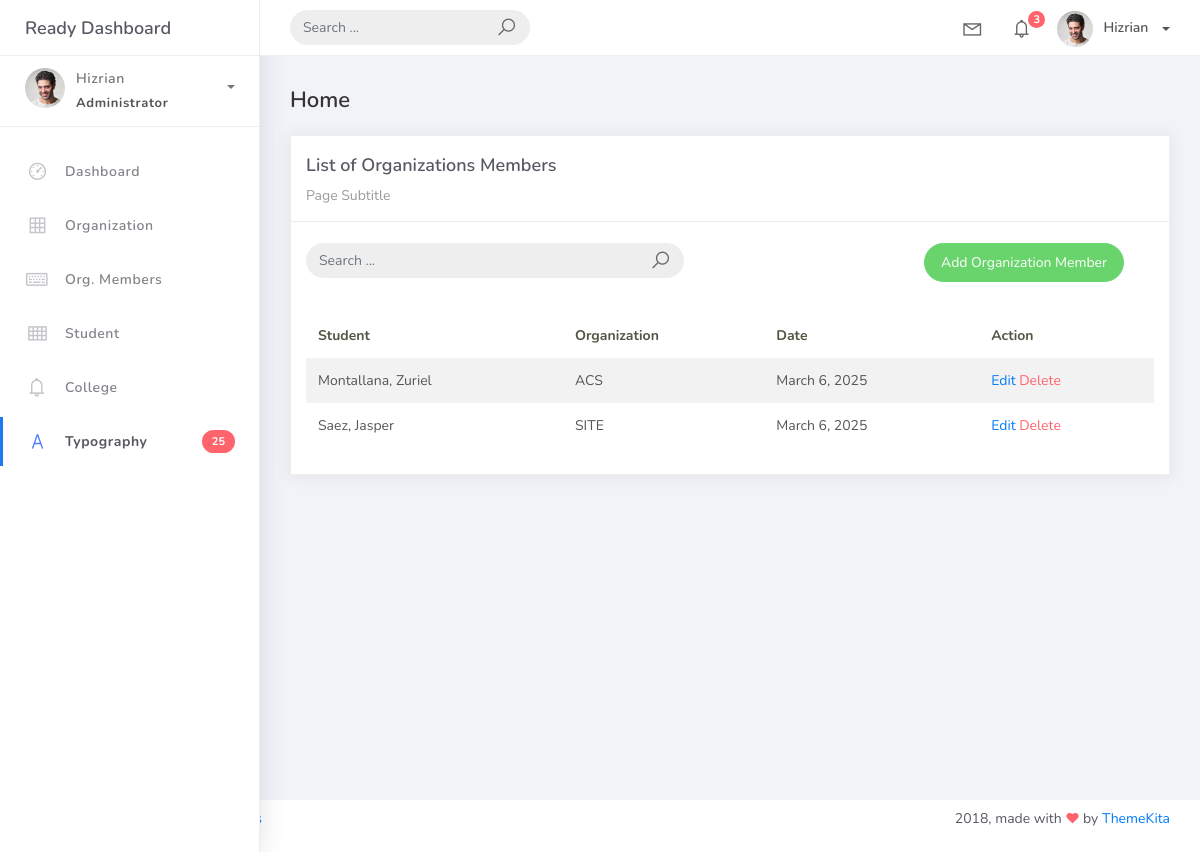
The app's page /orgmember_list, older data.
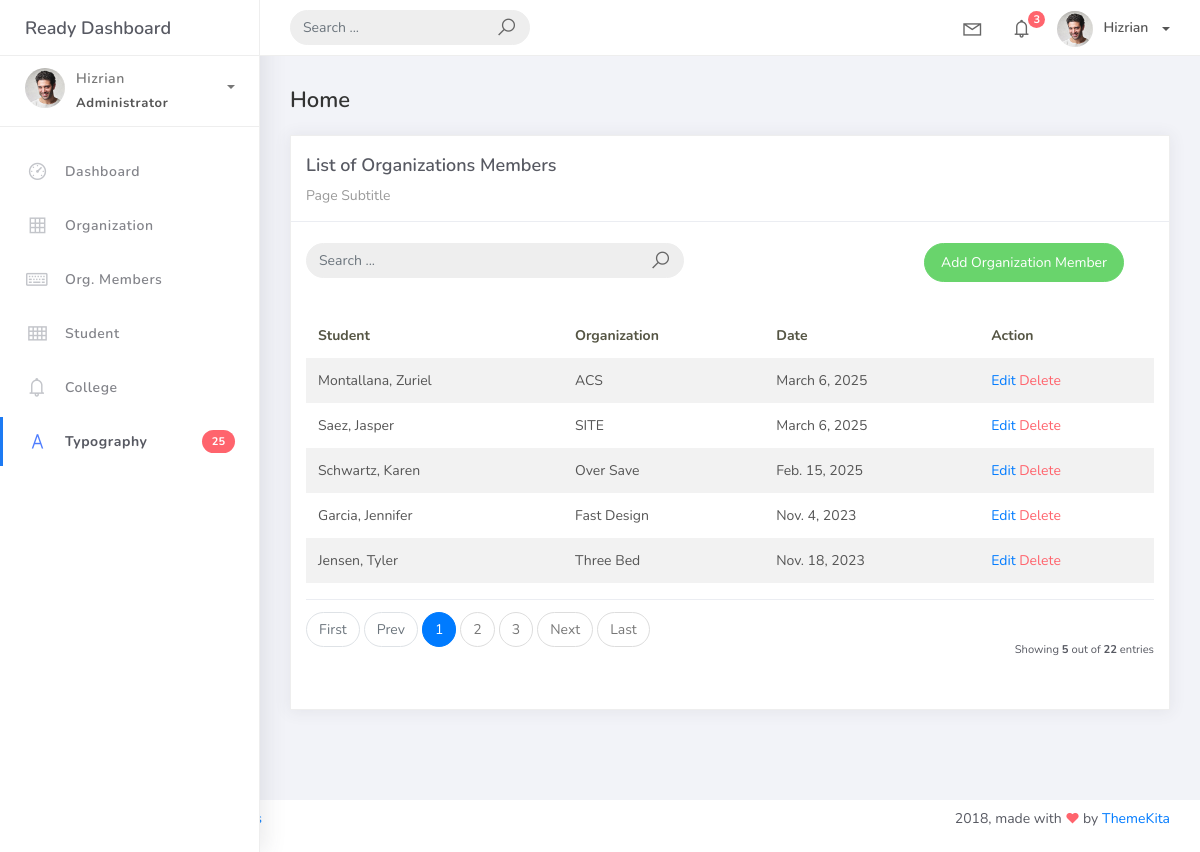
The same page, newer data.
### studentorg/models.py (models this page shows)
class BaseModel (models.Model):
    created_at = models.DateTimeField(auto_now_add=True, db_index=True)
    updated_at = models.DateTimeField(auto_now=True)
    class Meta:
        abstract = True

class OrgMember(BaseModel):
    student = models.ForeignKey(Student, on_delete=models.CASCADE)
    organization = models.ForeignKey(Organization, on_delete=models.CASCADE)
    date_joined = models.DateField()

class Student(BaseModel):
    student_id = models. CharField(max_length=15)
    lastname = models.CharField(max_length=25)
    firstname = models.CharField(max_length=25)
    middlename = models.CharField(max_length=25, blank=True, null=True)
    program = models.ForeignKey (Program, on_delete=models.CASCADE)
    def __str__(self):
        return f"{self.lastname}, {self.firstname}"

class Organization (BaseModel):
    name = models.CharField(max_length=250)
    college = models. ForeignKey(
        College, null=True, blank=True, on_delete=models.CASCADE)
    description = models.CharField(max_length=500)
    def __str__(self):
        return self.name

### studentorg/views.py (the view)
# urls.py: path('orgmember_list', OrganizationMemberList.as_view(), name='orgmember-list'),
class OrganizationMemberList(ListView):
    model = OrgMember
    context_object_name = 'OrgMember'
    template_name = 'orgmember_list.html'
    paginate_by = 5

### templates/orgmember_list.html
{% extends 'base.html' %} {% load static %} {% block content %}
<div class="content">
    <div class="container-fluid">
        <h4 class="page-title">Home</h4>
        <div class="row">
            <div class="col-md-12">
                <div class="card">
                    <div class="card-header">
                        <div class="card-title">List of Organizations Members</div>
                        <div class="card-category">Page Subtitle</div>
                    </div>
                    <br />
                    <div class="col-md-12 row">
                        <div class="col-md-6">
                            <form class="navbar-left navbar-form nav-search mr-md-3" action="{% url 'organization-list' %}">
                                <div class="input-group">
                                    <input type="text" placeholder="Search ..." class="form-control" />
                                    <div class="input-group-append">
                                        <span class="input-group-text">
                                            <i class="la la-search search-icon"></i>
                                        </span>
                                    </div>
                                </div>
                            </form>
                        </div>
                        <div class="col-md-6">
                            <div class="pull-right">
                                <a href="{% url 'orgmember-add' %}" class="btn btn-success btn-rounded">Add Organization Member</a>
                            </div>
                        </div>
                    </div>
                    <div class="card-body">
                        <table class="table table-striped mt-3">
                            <thead>
                                <tr>
                                    <th scope="col">Student</th>
                                    <th scope="col">Organization</th>
                                    <th scope="col">Date</th>
                                    <th scope="col">Action</th>
                                </tr>
                            </thead>
                            <tbody>
                                {% for object in object_list %}
                                <tr>
                                    <td>{{ object.student }}</td>
                                    <td>{{ object.organization }}</td>
                                    <td>{{ object.date_joined }}</td>
                                    <td>
                                        <a href="{% url 'orgmember-update' object.id %}">Edit</a>
                                        <a href="{% url 'orgmember-delete' object.id %}" class="text-danger">Delete</a>
                                    </td>
                                </tr>
                                {% empty %}
                                <tr>
                                    <td collapse="4" style="text-align: center">
                                        <p class="text-sm font-weight-bold mb-0">No Records Found</p>
                                    </td>
                                </tr>
                                {% endfor %}
                            </tbody>
                        </table>
                        {% include 'includes/pagination.html' %}
                    </div>
                </div>
            </div>
        </div>
    </div>
</div>
{% endblock %}

### templates/base.html (shortened to what this page needs)
{% load static %}
<!DOCTYPE html>
<html>
<head>
	<link rel="stylesheet" href="{% static 'css/bootstrap.min.css' %}">
	<link rel="stylesheet" href="{% static 'css/ready.css' %}">
	<link rel="stylesheet" href="{% static 'css/demo.css' %}">
</head>
<body>
	<div class="wrapper">
		<div class="main-header">
			<div class="logo-header">
				<a href="index.html" class="logo">
					Ready Dashboard
				</a>
			</div>
			<nav class="navbar navbar-header navbar-expand-lg">
				<div class="container-fluid">
					<form class="navbar-left navbar-form nav-search mr-md-3" action="">
						<div class="input-group">
							<input type="text" placeholder="Search ..." class="form-control">
							<div class="input-group-append">
								<span class="input-group-text">
									<i class="la la-search search-icon"></i>
								</span>
							</div>
						</div>
					</form>
					<ul class="navbar-nav topbar-nav ml-md-auto align-items-center">
						<li class="nav-item dropdown hidden-caret">
							<a class="nav-link dropdown-toggle" href="#" id="navbarDropdown" role="button" data-toggle="dropdown" aria-haspopup="true" aria-expanded="false">
								<i class="la la-envelope"></i>
							</a>
						</li>
						<li class="nav-item dropdown hidden-caret">
							<a class="nav-link dropdown-toggle" href="#" id="navbarDropdown" role="button" data-toggle="dropdown" aria-haspopup="true" aria-expanded="false">
								<i class="la la-bell"></i>
								<span class="notification">3</span>
							</a>
						</li>
						<li class="nav-item dropdown">
							<a class="dropdown-toggle profile-pic" data-toggle="dropdown" href="#" aria-expanded="false"> <img src="{% static 'img/profile.jpg' %}" alt="user-img" width="36" class="img-circle"><span >Hizrian</span></span> </a>
							</li>
						</ul>
					</div>
				</nav>
			</div>
			<div class="sidebar">
				<div class="scrollbar-inner sidebar-wrapper">
					<div class="user">
						<div class="photo">
							<img src="{% static 'img/profile.jpg' %}">
						</div>
						<div class="info">
							<a class="" data-toggle="collapse" href="#collapseExample" aria-expanded="true">
								<span>
									Hizrian
									<span class="user-level">Administrator</span>
									<span class="caret"></span>
								</span>
							</a>
						</div>
					</div>
					<ul class="nav">
						<li class="nav-item">
							<a href="index.html">
								<i class="la la-dashboard"></i>
								<p>Dashboard</p>
							</a>
						</li>
						<li class="nav-item">
							<a href="{% url 'organization-list' %}">
								<i class="la la-table"></i>
								<p>Organization</p>
							</a>
						</li>
						<li class="nav-item">
							<a href="{% url 'orgmember-list' %}">
								<i class="la la-keyboard-o"></i>
								<p>Org. Members</p>
							</a>
						</li>
						<li class="nav-item">
							<a href="tables.html">
								<i class="la la-th"></i>
								<p>Student</p>
							</a>
						</li>
						<li class="nav-item">
							<a href="notifications.html">
								<i class="la la-bell"></i>
								<p>College</p>
							</a>
						</li>
						<li class="nav-item active">
							<a href="typography.html">
								<i class="la la-font"></i>
								<p>Typography</p>
								<span class="badge badge-danger">25</span>
							</a>
						</li>
					</ul>
				</div>
			</div>
			<div class="main-panel">
				{% block content %}
				{% endblock %}
			</div>
				<footer class="footer">
					<div class="container-fluid">
						<nav class="pull-left">
							<ul class="nav">
								<li class="nav-item">
									<a class="nav-link" href="http://www.themekita.com">
									</a>
								</li>
								<li class="nav-item">
									<a class="nav-link" href="#">
									</a>
								</li>
								<li class="nav-item">
									<a class="nav-link" href="#">
									</a>
								</li>
							</ul>
						</nav>
						<div class="copyright ml-auto">
							2018, made with <i class="la la-heart heart text-danger"></i> by <a href="http://www.themekita.com">ThemeKita</a>
						</div>
					</div>
				</footer>
			</div>
</body>
</html>

### templates/includes/pagination.html (shortened to what this page needs)
{% if is_paginated %}
<div class="card-footer px-0 border-0 d-flex flex-column flex-lg-row align-items-center justify-content-between mt-3">
    <nav aria-label="Topics pagination" class="mb-4">
        <ul class="pagination">
            {% if page_obj.number > 1 %}
                <li class="page-item">
                    <a class="page-link" href="?page=1">First</a>
                </li>
            {% else %}
                <li class="page-item disabled">
                    <span class="page-link">First</span>
                </li>
            {% endif %}
            {% if page_obj.has_previous %}
                <li class="page-item">
                    <a class="page-link" href="?page={{ page_obj.previous_page_number }}">Prev</a>
                </li>
            {% else %}
                <li class="page-item disabled">
                    <span class="page-link">Prev</span>
                </li>
            {% endif %}
            {% for page_num in paginator.page_range %}
                {% if page_obj.number == page_num %}
                    <li class="page-item active">
                        <span class="page-link">
                            {{ page_num }}
                        </span>
                    </li>
                {% elif page_num > page_obj.number|add:'-3' and page_num < page_obj.number|add:'3' %}
                    <li class="page-item">
                        <a class="page-link" href="?page={{ page_num }}">{{ page_num }}</a>
                    </li>
                {% endif %}
            {% endfor %}
            {% if page_obj.has_next %}
                <li class="page-item">
                    <a class="page-link" href="?page={{ page_obj.next_page_number }}">Next</a>
                </li>
            {% else %}
                <li class="page-item disabled">
                    <span class="page-link">Next</span>
                </li>
            {% endif %}
            {% if page_obj.number != paginator.num_pages %}
                <li class="page-item">
                    <a class="page-link" href="?page={{ paginator.num_pages }}">Last</a>
                </li>
            {% else %}
                <li class="page-item disabled">
                    <span class="page-link">Last</span>
                </li>
            {% endif %}
        </ul>
    </nav>
    <div class="fw-normal small mt-4 mt-lg-0">Showing <b>{{ object_list.count }}</b> out of <b>{{ paginator.count }}</b> entries</div>
</div>
{% endif %}

Row changes from the older to the newer data that the page shows:
added OrgMember: student "Schwartz, Karen", organization "Over Save", date_joined "Feb. 15, 2025"
added OrgMember: student "Garcia, Jennifer", organization "Fast Design", date_joined "Nov. 4, 2023"
added OrgMember: student "Jensen, Tyler", organization "Three Bed", date_joined "Nov. 18, 2023"
Text that changed along with them:
{{ object_list.count }}: (not shown) → "5"
{{ paginator.count }}: (not shown) → "22"
text now shown: "First Prev Next Last Showing out of entries"
new list line: "1"
new list line: "2"
new list line: "3"
